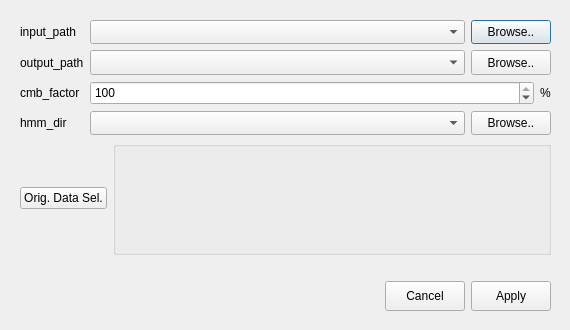
<?xml version="1.0" encoding="UTF-8"?>
<ui version="4.0">
 <class>HamCmbDialog</class>
 <widget class="QDialog" name="HamCmbDialog">
  <property name="geometry">
   <rect>
    <x>0</x>
    <y>0</y>
    <width>570</width>
    <height>330</height>
   </rect>
  </property>
  <property name="sizePolicy">
   <sizepolicy hsizetype="Fixed" vsizetype="Fixed">
    <horstretch>0</horstretch>
    <verstretch>0</verstretch>
   </sizepolicy>
  </property>
  <property name="minimumSize">
   <size>
    <width>570</width>
    <height>300</height>
   </size>
  </property>
  <property name="windowTitle">
   <string>DataFilter Dialog</string>
  </property>
  <widget class="QWidget" name="hamcmbwidget">
   <property name="geometry">
    <rect>
     <x>20</x>
     <y>20</y>
     <width>531</width>
     <height>291</height>
    </rect>
   </property>
   <layout class="QVBoxLayout" name="verticalLayout_3">
    <item>
     <layout class="QHBoxLayout" name="horizontalLayout_5">
      <property name="sizeConstraint">
       <enum>QLayout::SetNoConstraint</enum>
      </property>
      <item>
       <layout class="QVBoxLayout" name="verticalLayout">
        <item>
         <widget class="QLabel" name="FileDir_label">
          <property name="sizePolicy">
           <sizepolicy hsizetype="Preferred" vsizetype="Preferred">
            <horstretch>0</horstretch>
            <verstretch>0</verstretch>
           </sizepolicy>
          </property>
          <property name="text">
           <string>input_path</string>
          </property>
         </widget>
        </item>
        <item>
         <widget class="QLabel" name="ResultDir_label">
          <property name="sizePolicy">
           <sizepolicy hsizetype="Preferred" vsizetype="Preferred">
            <horstretch>0</horstretch>
            <verstretch>0</verstretch>
           </sizepolicy>
          </property>
          <property name="text">
           <string>output_path</string>
          </property>
         </widget>
        </item>
        <item>
         <widget class="QLabel" name="factor_label">
          <property name="sizePolicy">
           <sizepolicy hsizetype="Preferred" vsizetype="Preferred">
            <horstretch>0</horstretch>
            <verstretch>0</verstretch>
           </sizepolicy>
          </property>
          <property name="text">
           <string>cmb_factor</string>
          </property>
         </widget>
        </item>
        <item>
         <widget class="QLabel" name="hmmset_label">
          <property name="sizePolicy">
           <sizepolicy hsizetype="Fixed" vsizetype="Preferred">
            <horstretch>0</horstretch>
            <verstretch>0</verstretch>
           </sizepolicy>
          </property>
          <property name="text">
           <string>hmm_dir</string>
          </property>
         </widget>
        </item>
       </layout>
      </item>
      <item>
       <layout class="QVBoxLayout" name="verticalLayout_2">
        <property name="sizeConstraint">
         <enum>QLayout::SetNoConstraint</enum>
        </property>
        <item>
         <layout class="QHBoxLayout" name="horizontalLayout">
          <property name="sizeConstraint">
           <enum>QLayout::SetNoConstraint</enum>
          </property>
          <item>
           <widget class="QComboBox" name="FileDirCombox">
            <property name="sizePolicy">
             <sizepolicy hsizetype="Expanding" vsizetype="Expanding">
              <horstretch>0</horstretch>
              <verstretch>0</verstretch>
             </sizepolicy>
            </property>
           </widget>
          </item>
          <item>
           <widget class="QPushButton" name="FileDirBtn">
            <property name="sizePolicy">
             <sizepolicy hsizetype="Preferred" vsizetype="Expanding">
              <horstretch>0</horstretch>
              <verstretch>0</verstretch>
             </sizepolicy>
            </property>
            <property name="text">
             <string>Browse..</string>
            </property>
           </widget>
          </item>
         </layout>
        </item>
        <item>
         <layout class="QHBoxLayout" name="horizontalLayout_2">
          <property name="sizeConstraint">
           <enum>QLayout::SetNoConstraint</enum>
          </property>
          <item>
           <widget class="QComboBox" name="ResultDirCombox">
            <property name="sizePolicy">
             <sizepolicy hsizetype="Expanding" vsizetype="Expanding">
              <horstretch>0</horstretch>
              <verstretch>0</verstretch>
             </sizepolicy>
            </property>
           </widget>
          </item>
          <item>
           <widget class="QPushButton" name="ResultDirBtn">
            <property name="sizePolicy">
             <sizepolicy hsizetype="Preferred" vsizetype="Expanding">
              <horstretch>0</horstretch>
              <verstretch>0</verstretch>
             </sizepolicy>
            </property>
            <property name="text">
             <string>Browse..</string>
            </property>
           </widget>
          </item>
         </layout>
        </item>
        <item>
         <layout class="QHBoxLayout" name="horizontalLayout_3">
          <property name="sizeConstraint">
           <enum>QLayout::SetNoConstraint</enum>
          </property>
          <item>
           <widget class="QSpinBox" name="CmbFacSpinbox">
            <property name="sizePolicy">
             <sizepolicy hsizetype="Expanding" vsizetype="Expanding">
              <horstretch>0</horstretch>
              <verstretch>0</verstretch>
             </sizepolicy>
            </property>
            <property name="maximum">
             <number>100</number>
            </property>
            <property name="value">
             <number>100</number>
            </property>
           </widget>
          </item>
          <item>
           <widget class="QLabel" name="percent_label">
            <property name="sizePolicy">
             <sizepolicy hsizetype="Preferred" vsizetype="Preferred">
              <horstretch>0</horstretch>
              <verstretch>0</verstretch>
             </sizepolicy>
            </property>
            <property name="text">
             <string>%</string>
            </property>
           </widget>
          </item>
         </layout>
        </item>
        <item>
         <layout class="QHBoxLayout" name="horizontalLayout_7">
          <property name="sizeConstraint">
           <enum>QLayout::SetNoConstraint</enum>
          </property>
          <item>
           <widget class="QComboBox" name="HmmDirCombox">
            <property name="sizePolicy">
             <sizepolicy hsizetype="Expanding" vsizetype="Expanding">
              <horstretch>0</horstretch>
              <verstretch>0</verstretch>
             </sizepolicy>
            </property>
           </widget>
          </item>
          <item>
           <widget class="QPushButton" name="HmmDirBtn">
            <property name="sizePolicy">
             <sizepolicy hsizetype="Preferred" vsizetype="Expanding">
              <horstretch>0</horstretch>
              <verstretch>0</verstretch>
             </sizepolicy>
            </property>
            <property name="text">
             <string>Browse..</string>
            </property>
           </widget>
          </item>
         </layout>
        </item>
       </layout>
      </item>
     </layout>
    </item>
    <item>
     <layout class="QHBoxLayout" name="horizontalLayout_6">
      <item>
       <widget class="QPushButton" name="keep_btn">
        <property name="sizePolicy">
         <sizepolicy hsizetype="Fixed" vsizetype="Fixed">
          <horstretch>0</horstretch>
          <verstretch>0</verstretch>
         </sizepolicy>
        </property>
        <property name="whatsThis">
         <string>The choice of keeping original species data from HaMStR orthologs library.</string>
        </property>
        <property name="text">
         <string>Orig. Data Sel.</string>
        </property>
       </widget>
      </item>
      <item>
       <widget class="QGroupBox" name="groupBox">
        <property name="sizePolicy">
         <sizepolicy hsizetype="Expanding" vsizetype="Expanding">
          <horstretch>0</horstretch>
          <verstretch>0</verstretch>
         </sizepolicy>
        </property>
        <property name="minimumSize">
         <size>
          <width>0</width>
          <height>0</height>
         </size>
        </property>
        <property name="title">
         <string/>
        </property>
        <property name="checkable">
         <bool>false</bool>
        </property>
       </widget>
      </item>
     </layout>
    </item>
    <item>
     <spacer name="verticalSpacer">
      <property name="orientation">
       <enum>Qt::Vertical</enum>
      </property>
      <property name="sizeType">
       <enum>QSizePolicy::Fixed</enum>
      </property>
      <property name="sizeHint" stdset="0">
       <size>
        <width>20</width>
        <height>20</height>
       </size>
      </property>
     </spacer>
    </item>
    <item>
     <layout class="QHBoxLayout" name="horizontalLayout_4">
      <property name="sizeConstraint">
       <enum>QLayout::SetDefaultConstraint</enum>
      </property>
      <item>
       <spacer name="horizontalSpacer">
        <property name="orientation">
         <enum>Qt::Horizontal</enum>
        </property>
        <property name="sizeHint" stdset="0">
         <size>
          <width>40</width>
          <height>30</height>
         </size>
        </property>
       </spacer>
      </item>
      <item>
       <widget class="QPushButton" name="CanselBtn">
        <property name="sizePolicy">
         <sizepolicy hsizetype="Minimum" vsizetype="Preferred">
          <horstretch>0</horstretch>
          <verstretch>0</verstretch>
         </sizepolicy>
        </property>
        <property name="text">
         <string>Cancel</string>
        </property>
       </widget>
      </item>
      <item>
       <widget class="QPushButton" name="StartCmbBtn">
        <property name="sizePolicy">
         <sizepolicy hsizetype="Minimum" vsizetype="Preferred">
          <horstretch>0</horstretch>
          <verstretch>0</verstretch>
         </sizepolicy>
        </property>
        <property name="text">
         <string>Apply</string>
        </property>
       </widget>
      </item>
     </layout>
    </item>
   </layout>
  </widget>
 </widget>
 <resources/>
 <connections/>
</ui>
